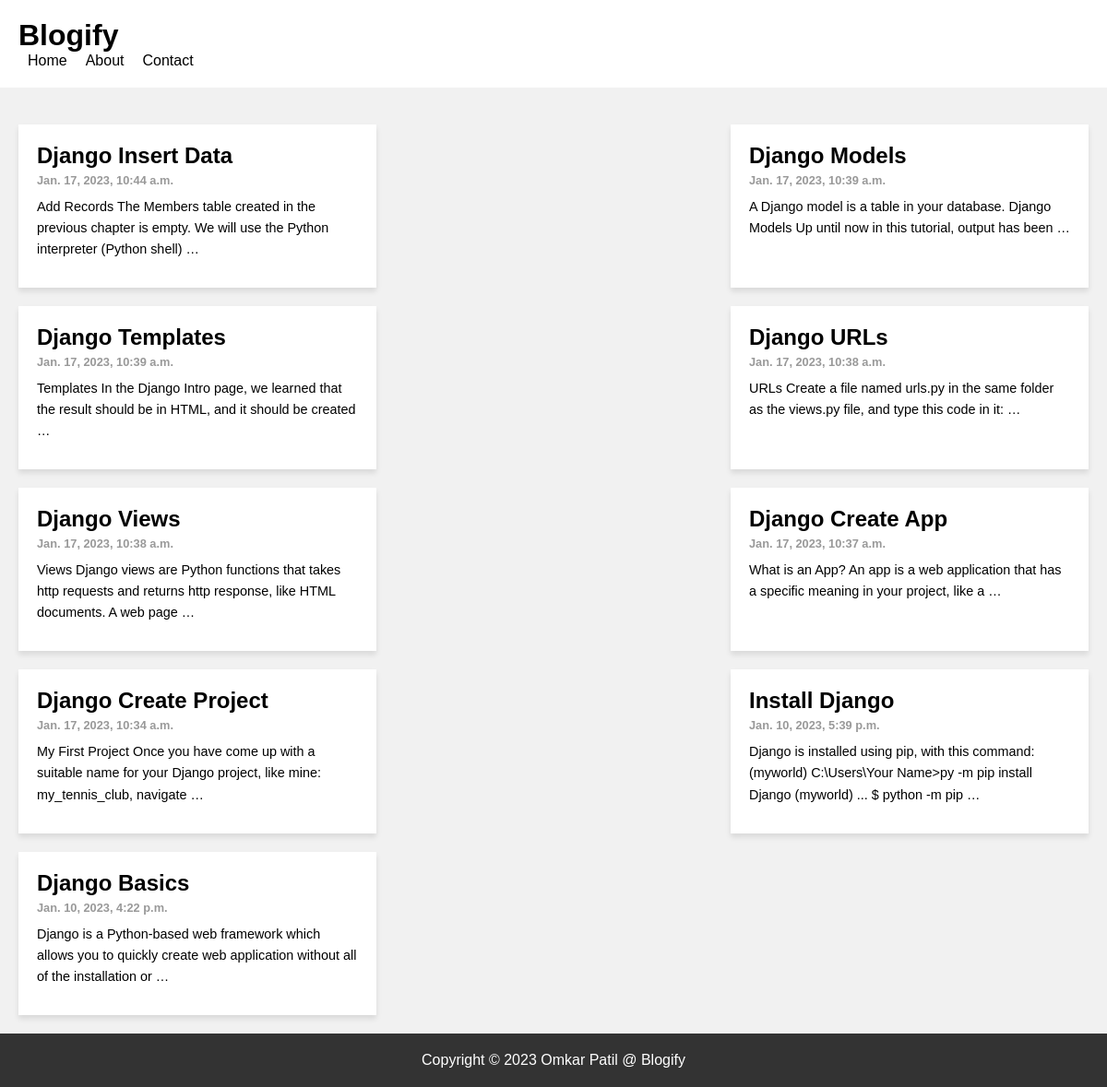
The page / on the database its author committed.
### posts/models.py (models this page shows)
class Post(models.Model):
    title = models.CharField(max_length=100)
    body = models.CharField(max_length=1000000)
    created_at = models.DateTimeField(default=datetime.now, blank=True)

### posts/views.py (the view)
# urls.py: path('',views.index, name='index'),
def index(request):
    posts = Post.objects.all()
    return render(request,'index.html',{'posts':posts})

### templates/index.html (shortened to what this page needs)
<!DOCTYPE html>
<html>
<head>
</head>
<body>
  <header>
    <div class="header-container">
      <h1>Blogify</h1>
      <nav>
        <ul>
          <li><a href="#">Home</a></li>
          <li><a href="#">About</a></li>
          <li><a href="#">Contact</a></li>
        </ul>
      </nav>
    </div>
  </header>
  <main>
    <div class="container">
      {% for post in posts reversed %}
      <article class="card">
        <a style="text-decoration: none; color: black;" href="/post/{{post.id}}">
          <h2>{{post.title}}</h2>
          <h5>{{post.created_at}}</h5>
          <p>{{post.body|truncatewords:20}}</p>
        </a>
      </article>
      {% endfor %}
    </div>
  </main>
  <footer>
    <p>Copyright &copy; 2023 Omkar Patil @ Blogify</p>
  </footer>
</body>
</html>

### templates/index.html (style rules this page uses)
body { font-family: Arial, sans-serif; margin: 0; padding: 0; background-color: #f1f1f1; }
header { background-color: white; padding: 20px; display: flex; align-items: center; justify-content: space-between; }
header h1 { font-size: 2em; margin: 0; }
nav { display: flex; }
nav ul { list-style: none; margin: 0; padding: 0; display: flex; }
nav li { margin: 0 10px; }
nav a { color: black; text-decoration: none; font-size: 1em; }
main { padding: 20px; }
.container { display: flex; flex-wrap: wrap; justify-content: space-between; }
article { background-color: white; padding: 20px; width: 30%; margin-top: 20px; box-shadow: 0 4px 6px rgba(0, 0, 0, 0.1); }
article h2 { font-size: 1.5em; margin: 0; }
article h5 { font-size: 0.8em; color: #999; margin: 5px 0; }
article p { font-size: 0.9em; line-height: 1.6em; margin: 10px 0; }
footer { background-color: #333; color: white; padding: 20px; text-align: center; }
footer p { margin: 0; }

### rows shown on the page
Post: title "Django Insert Data", created_at "Jan. 17, 2023, 10:44 a.m.", body "Add Records The Members table created in the previous chapter is empty. We will use the Python interpreter (Python shell) …"
Post: title "Django Models", created_at "Jan. 17, 2023, 10:39 a.m.", body "A Django model is a table in your database. Django Models Up until now in this tutorial, output has been …"
Post: title "Django Templates", created_at "Jan. 17, 2023, 10:39 a.m.", body "Templates In the Django Intro page, we learned that the result should be in HTML, and it should be created …"
Post: title "Django URLs", created_at "Jan. 17, 2023, 10:38 a.m.", body "URLs Create a file named urls.py in the same folder as the views.py file, and type this code in it: …"
Post: title "Django Views", created_at "Jan. 17, 2023, 10:38 a.m.", body "Views Django views are Python functions that takes http requests and returns http response, like HTML documents. A web page …"
Post: title "Django Create App", created_at "Jan. 17, 2023, 10:37 a.m.", body "What is an App? An app is a web application that has a specific meaning in your project, like a …"
Post: title "Django Create Project", created_at "Jan. 17, 2023, 10:34 a.m.", body "My First Project Once you have come up with a suitable name for your Django project, like mine: my_tennis_club, navigate …"
Post: title "Install Django", created_at "Jan. 10, 2023, 5:39 p.m.", body "Django is installed using pip, with this command:(myworld) C:\\Users\\Your Name>py -m pip install Django (myworld) ... $ python -m pip …"
Post: title "Django Basics", created_at "Jan. 10, 2023, 4:22 p.m.", body "Django is a Python-based web framework which allows you to quickly create web application without all of the installation or …"
